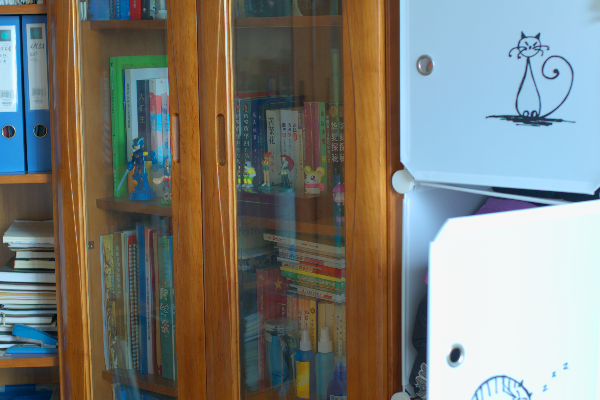
#> input picture test_dataset/good/1.png, 600 x 400 px; its folder holds only this picture in this run
$ python test_quality.py   (older library calls are emulated)
#> lines starting #> are read from the running program, lines starting #| are printed output that depends on the picture; after the words box and inside, x2 and y2 are one past the last pixel; in counts of white or black regions, pixels touching at a corner belong together
### quality_assessment.py
"""
quality_assessment.py
----------------------
Core logic for the contactless fingerprint capture Quality Control (QC)
gate. Five independent metrics (blur, brightness, glare, ROI completeness,
ridge clarity) are each computed, then combined into:
  1. hard pass/fail flags per metric (used to build the guidance message)
  2. a single 0-100 composite score (weighted, normalized blend)

`quality_gate()` is the single entry point downstream code should call.

All thresholds/weights have sensible defaults but can be overridden per-call
(this is what lets quality_app.py's sidebar sliders actually change
behavior instead of just being decorative).
"""

from pathlib import Path

import cv2
import numpy as np

# ---------------------------------------------------------------------------
# Defaults. Two kinds of numbers appear below for blur/roi/ridge:
#   *_reject       -- below this, the capture hard-fails on that metric
#   *_full_credit  -- at/above this, that metric contributes its FULL weight
#                      to the composite score (values between reject and
#                      full_credit get partial credit, scaled linearly)
# This means a capture can clear the hard-fail bar but still pull the
# composite score down for being marginal -- which is the point of having
# both a composite score AND per-metric pass/fail flags.
# ---------------------------------------------------------------------------
DEFAULT_THRESHOLDS = {
    "blur_reject": 10.0,
    "blur_full_credit": 50.0,
    "brightness_min": 50.0,
    "brightness_max": 210.0,
    "glare_reject": 0.05,
    "roi_reject": 0.15,
    "roi_full_credit": 0.30,
    "ridge_reject": 15.0,
    "ridge_full_credit": 30.0,
}

DEFAULT_WEIGHTS = {
    "blur": 0.25,
    "brightness": 0.15,
    "glare": 0.15,
    "roi": 0.20,
    "ridge": 0.25,
}

PASS_SCORE_THRESHOLD = 60.0


def _load_bgr(image_path_or_array):
    if isinstance(image_path_or_array, (str, Path)):
        img = cv2.imread(str(image_path_or_array))
        if img is None:
            raise ValueError(f"Could not read image at '{image_path_or_array}' "
                              f"(bad path, unsupported format, or corrupt file).")
        return img
    if isinstance(image_path_or_array, np.ndarray):
        return image_path_or_array
    raise TypeError(f"Expected a file path or a BGR numpy array, got {type(image_path_or_array)}")


# ---------------------------------------------------------------------------
# Metric 1: Blur
# ---------------------------------------------------------------------------
def check_blur(image_bgr: np.ndarray, threshold: float = 10.0) -> dict:
    """Laplacian-variance blur detection.

    The Laplacian is a 2nd-derivative edge operator -- it responds strongly
    wherever intensity changes sharply (real edges/ridges) and weakly over
    smooth regions. A sharp photo has lots of well-defined edges, so its
    Laplacian response has high VARIANCE across the image. A blurry photo's
    edges are smeared out, so the Laplacian response stays close to flat
    everywhere -> low variance.
    """
    gray = cv2.cvtColor(image_bgr, cv2.COLOR_BGR2GRAY)
    blur_score = float(cv2.Laplacian(gray, cv2.CV_64F).var())
    return {
        "blur_score": round(blur_score, 2),
        "is_blurry": blur_score < threshold,
    }


# ---------------------------------------------------------------------------
# Metric 2: Brightness
# ---------------------------------------------------------------------------
def check_brightness(image_bgr: np.ndarray, min_thresh: float = 50.0, max_thresh: float = 210.0) -> dict:
    """Mean grayscale intensity -- flags underexposed / overexposed frames."""
    gray = cv2.cvtColor(image_bgr, cv2.COLOR_BGR2GRAY)
    brightness = float(np.mean(gray))
    return {
        "brightness": round(brightness, 2),
        "too_dark": brightness < min_thresh,
        "too_bright": brightness > max_thresh,
    }


# ---------------------------------------------------------------------------
# Metric 3: Glare
# ---------------------------------------------------------------------------
def check_glare(image_bgr: np.ndarray, max_glare_ratio: float = 0.05) -> dict:
    """Fraction of near-saturated pixels (>240/255) -- specular highlight glare."""
    gray = cv2.cvtColor(image_bgr, cv2.COLOR_BGR2GRAY)
    glare_pixels = int(np.sum(gray > 240))
    total_pixels = gray.size
    glare_fraction = float(glare_pixels / total_pixels)
    return {
        "glare_fraction": round(glare_fraction, 4),
        "has_glare": glare_fraction > max_glare_ratio,
    }


# ---------------------------------------------------------------------------
# Metric 4: ROI (finger) completeness
# ---------------------------------------------------------------------------
def check_roi_completeness(image_bgr: np.ndarray, min_roi_ratio: float = 0.15) -> dict:
    """Estimates what fraction of the frame the finger occupies.

    Plain Otsu thresholding splits the image into two intensity classes but
    has no idea which class is "finger" and which is "background" -- on a
    dark background it's the bright class, on a light background it's the
    reverse, and either way it's a coin flip. We resolve that ambiguity with
    a cheap, reasonable assumption for a camera-guided capture UI: the
    finger should be roughly centered, so whichever class dominates the
    center of the frame is treated as foreground. A light morphological
    open+close pass then cleans up small speckle noise from the threshold.
    """
    gray = cv2.cvtColor(image_bgr, cv2.COLOR_BGR2GRAY)
    blurred = cv2.GaussianBlur(gray, (5, 5), 0)
    _, thresh = cv2.threshold(blurred, 0, 255, cv2.THRESH_BINARY + cv2.THRESH_OTSU)

    h, w = thresh.shape
    cy0, cy1 = int(h * 0.25), int(h * 0.75)
    cx0, cx1 = int(w * 0.25), int(w * 0.75)
    center_white_fraction = np.mean(thresh[cy0:cy1, cx0:cx1] > 0)
    if center_white_fraction < 0.5:
        thresh = cv2.bitwise_not(thresh)

    kernel = np.ones((5, 5), np.uint8)
    mask = cv2.morphologyEx(thresh, cv2.MORPH_OPEN, kernel)
    mask = cv2.morphologyEx(mask, cv2.MORPH_CLOSE, kernel)

    roi_fraction = float(np.sum(mask > 0) / mask.size)

    return {
        "roi_fraction": round(roi_fraction, 4),
        "roi_complete": roi_fraction >= min_roi_ratio,
        "mask": mask,  # not JSON-serializable -- consumers should pop() this before logging/saving
    }


# ---------------------------------------------------------------------------
# Metric 5: Ridge clarity
# ---------------------------------------------------------------------------
def check_ridge_clarity(image_bgr: np.ndarray, threshold: float = 15.0, roi_mask: np.ndarray = None) -> dict:
    """Gabor-filter response variance -- measures how much ridge-like
    periodic texture is present.

    A Gabor kernel is a sinusoid windowed by a Gaussian; tuned to a
    ridge-like spatial frequency/orientation, it responds strongly to
    repeating ridge-valley patterns and weakly to smooth or random texture.
    If `roi_mask` is provided (from check_roi_completeness), the variance is
    computed ONLY over finger pixels -- otherwise background clutter (e.g. a
    textured tabletop) can dominate the statistic and produce a misleadingly
    high score even when the finger itself is smeared/out of focus.
    """
    gray = cv2.cvtColor(image_bgr, cv2.COLOR_BGR2GRAY)
    kernel = cv2.getGaborKernel((21, 21), sigma=5.0, theta=np.pi / 4, lambd=10.0, gamma=0.5, psi=0)
    filtered = cv2.filter2D(gray, cv2.CV_64F, kernel)

    if roi_mask is not None and np.sum(roi_mask > 0) > 0:
        values = filtered[roi_mask > 0]
    else:
        values = filtered.ravel()

    ridge_score = float(np.var(values) / 100.0)
    return {
        "ridge_score": round(ridge_score, 2),
        "ridges_clear": ridge_score >= threshold,
    }


# ---------------------------------------------------------------------------
# Composite score + master gate
# ---------------------------------------------------------------------------
def _normalize(value, reject_point, full_credit_point):
    """Linearly maps value -> [0, 1]: 0 at/below reject_point, 1 at/above
    full_credit_point, linear in between. Used for metrics where MORE is
    better (blur, roi, ridge)."""
    if full_credit_point <= reject_point:
        raise ValueError("full_credit_point must be greater than reject_point")
    return float(np.clip((value - reject_point) / (full_credit_point - reject_point), 0.0, 1.0))


def quality_gate(image_path_or_array, thresholds: dict = None, weights: dict = None) -> dict:
    """Master Quality Control Pipeline. Runs all 5 metrics, computes the
    composite score, decides pass/fail, and resolves a single guidance
    message (first failing check wins, in a fixed priority order).

    Args:
        image_path_or_array: file path (str/Path) or a BGR numpy array
            (e.g. from cv2.imread or an uploaded file already decoded).
        thresholds: optional dict overriding any keys in DEFAULT_THRESHOLDS
            (partial overrides are fine -- unspecified keys keep defaults).
        weights: optional dict overriding any keys in DEFAULT_WEIGHTS.

    Returns a dict; see README for the exact shape.
    """
    t = {**DEFAULT_THRESHOLDS, **(thresholds or {})}
    w = {**DEFAULT_WEIGHTS, **(weights or {})}

    img = _load_bgr(image_path_or_array)

    blur_res = check_blur(img, threshold=t["blur_reject"])
    bright_res = check_brightness(img, min_thresh=t["brightness_min"], max_thresh=t["brightness_max"])
    glare_res = check_glare(img, max_glare_ratio=t["glare_reject"])
    roi_res = check_roi_completeness(img, min_roi_ratio=t["roi_reject"])

    # Erode the ROI mask before measuring ridge clarity so the high-contrast
    # finger/background BOUNDARY itself (a segmentation artifact, not
    # fingerprint texture) doesn't dominate the Gabor-response variance.
    erosion_kernel = np.ones((15, 15), np.uint8)
    eroded_mask = cv2.erode(roi_res["mask"], erosion_kernel)
    ridge_res = check_ridge_clarity(img, threshold=t["ridge_reject"], roi_mask=eroded_mask)

    n_blur = _normalize(blur_res["blur_score"], t["blur_reject"], t["blur_full_credit"])
    n_bright = max(0.0, 1.0 - abs(bright_res["brightness"] - 128.0) / 128.0)
    n_glare = max(0.0, 1.0 - (glare_res["glare_fraction"] / t["glare_reject"]))
    n_roi = _normalize(roi_res["roi_fraction"], t["roi_reject"], t["roi_full_credit"])
    n_ridge = _normalize(ridge_res["ridge_score"], t["ridge_reject"], t["ridge_full_credit"])

    composite = 100.0 * (
        w["blur"] * n_blur
        + w["brightness"] * n_bright
        + w["glare"] * n_glare
        + w["roi"] * n_roi
        + w["ridge"] * n_ridge
    )
    composite_score = round(composite, 1)

    has_hard_failure = (
        blur_res["is_blurry"]
        or bright_res["too_dark"] or bright_res["too_bright"]
        or glare_res["has_glare"]
        or not roi_res["roi_complete"]
        or not ridge_res["ridges_clear"]
    )
    passed = (composite_score >= PASS_SCORE_THRESHOLD) and (not has_hard_failure)

    # Priority order matches the assignment's guidance matrix: report the
    # first actionable problem rather than overwhelming the user with all
    # of them at once.
    if blur_res["is_blurry"]:
        guidance = "Too blurry — hold your hand steady and re-focus."
    elif bright_res["too_dark"]:
        guidance = "Too dark — move to a brighter spot or turn on flash."
    elif bright_res["too_bright"]:
        guidance = "Too bright — reduce direct light source exposure."
    elif glare_res["has_glare"]:
        guidance = "Glare detected — tilt finger slightly to eliminate reflections."
    elif not roi_res["roi_complete"]:
        guidance = "Finger incomplete — position your fingertip within the camera guide."
    elif not ridge_res["ridges_clear"]:
        guidance = "Low ridge contrast — clean lens or re-position finger."
    else:
        guidance = "Good capture — ready for processing."

    roi_res_public = {k: v for k, v in roi_res.items() if k != "mask"}  # drop non-serializable mask

    return {
        "passed": passed,
        "composite_score": composite_score,
        "blur": blur_res,
        "brightness": bright_res,
        "glare": glare_res,
        "roi": roi_res_public,
        "ridge": ridge_res,
        "guidance": guidance,
    }

### test_quality.py
"""
test_quality.py
-----------------
Batch-runs quality_gate() over every image in test_dataset/{good,blurry,
dark,glare}/ and builds a summary table, so you can verify at a glance that
each defect category is actually being flagged as the RIGHT defect (not
just flagged as *something*).

Usage:
    python test_quality.py
    python test_quality.py --dataset_dir test_dataset --out outputs/test_results.csv
"""

import argparse
import glob
import os
from pathlib import Path

import pandas as pd

from quality_assessment import quality_gate

# What each test_dataset/<folder> is expected to trigger. Used only to
# print a convenience "match?" column -- a real deployment wouldn't have
# these labels, but for verifying your implementation against images you
# captured on purpose, it's exactly the check you want.
EXPECTED_FLAG_BY_CATEGORY = {
    "good": lambda res: res["passed"],
    "blurry": lambda res: res["blur"]["is_blurry"],
    "dark": lambda res: res["brightness"]["too_dark"],
    "bright": lambda res: res["brightness"]["too_bright"],
    "glare": lambda res: res["glare"]["has_glare"],
}


def run_batch_tests(dataset_dir="test_dataset", out_csv="outputs/test_results.csv"):
    records = []
    image_paths = sorted(glob.glob(os.path.join(dataset_dir, "*", "*.*")))

    if not image_paths:
        print(f"No images found under '{dataset_dir}/<category>/'. "
              f"Add your 20 test photos first (see README).")
        return None

    for path in image_paths:
        category = os.path.basename(os.path.dirname(path))
        filename = os.path.basename(path)

        try:
            res = quality_gate(path)
#> in _load_bgr, img is the input picture: shape (400, 600, 3); mean B, G, R 119.7, 126.5, 125.2
#> in check_blur, `gray = cv2.cvtColor(image_bgr, cv2.COLOR_BGR2GRAY)`:
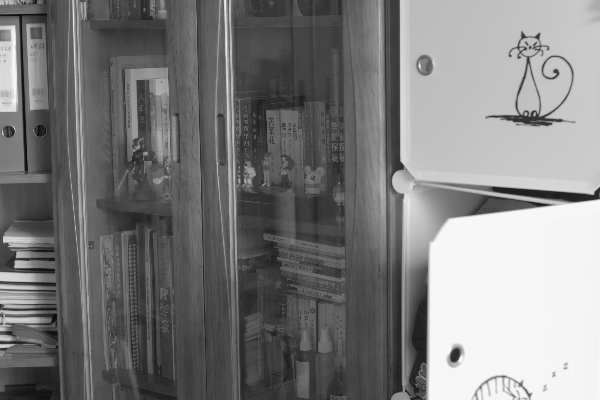
#> gray: shape (400, 600); min 8, max 247, mean 125.4
#> in check_blur, `blur_score = float(cv2.Laplacian(gray, cv2.CV_64F).var())`: blur_score = 548.3
#> in quality_gate, `blur_res = check_blur(img, threshold=t["blur_reject"])`: blur_res = {'blur_score': 548.3, 'is_blurry': False}
#> in check_brightness, `brightness = float(np.mean(gray))`: brightness = 125.4
#> in quality_gate, `bright_res = check_brightness(img, min_thresh=t["brightness_min"], max..`: bright_res = {'brightness': 125.4, 'too_dark': False, 'too_bright': False}
#> in check_glare, `glare_pixels = int(np.sum(gray > 240))`: glare_pixels = 30677
#> in check_glare, `glare_fraction = float(glare_pixels / total_pixels)`: glare_fraction = 0.128
#> in quality_gate, `glare_res = check_glare(img, max_glare_ratio=t["glare_reject"])`: glare_res = {'glare_fraction': 0.128, 'has_glare': True}
#> in check_roi_completeness, `_, thresh = cv2.threshold(blurred, 0, 255, cv2.THRESH_BINARY + cv2.THR..`:
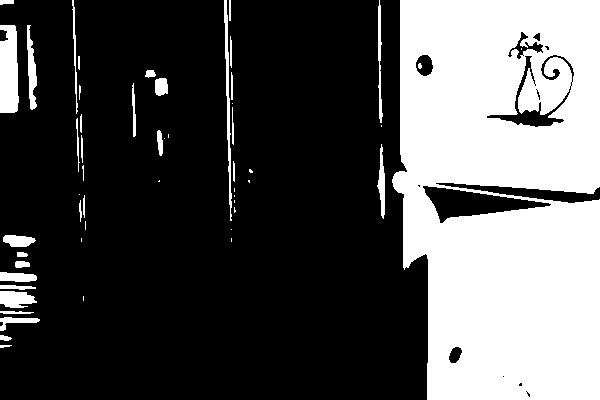
#> thresh: shape (400, 600); 32.2% white; 54 white regions (20 under 20 px), largest, box (x1, y1, x2, y2) and area: (392, 0, 600, 400) 70810, (0, 25, 19, 113) 1473, (224, 0, 232, 221) 618
#> in check_roi_completeness, `center_white_fraction = np.mean(thresh[cy0:cy1, cx0:cx1] > 0)`: center_white_fraction = 0.152
#> in check_roi_completeness, `mask = cv2.morphologyEx(thresh, cv2.MORPH_OPEN, kernel)`:
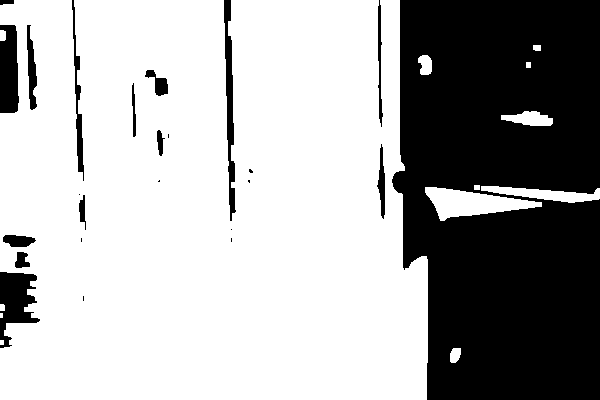
#> mask: shape (400, 600); 66.9% white; 24 black regions (9 under 20 px), largest, box (x1, y1, x2, y2) and area: (392, 0, 600, 400) 71944, (0, 272, 40, 348) 1709, (0, 25, 19, 113) 1479
#> in check_roi_completeness, `mask = cv2.morphologyEx(mask, cv2.MORPH_CLOSE, kernel)`:
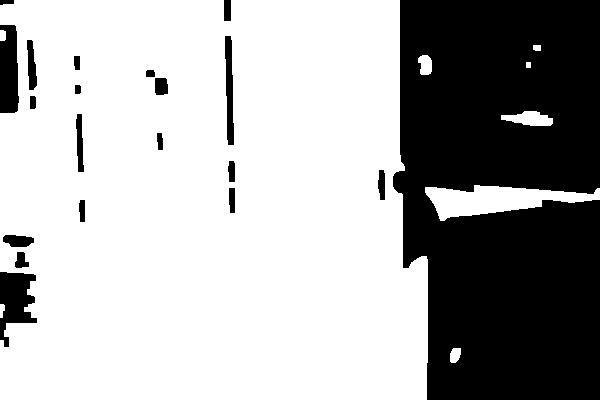
#> mask: shape (400, 600); 67.5% white; 20 black regions, largest, box (x1, y1, x2, y2) and area: (393, 0, 600, 400) 71717, (0, 272, 37, 347) 1642, (0, 25, 19, 113) 1479
#> in check_roi_completeness, `roi_fraction = float(np.sum(mask > 0) / mask.size)`: roi_fraction = 0.675
#> in quality_gate, `roi_res = check_roi_completeness(img, min_roi_ratio=t["roi_reject"])`: roi_res = 3 items
#> in quality_gate, `eroded_mask = cv2.erode(roi_res["mask"], erosion_kernel)`:
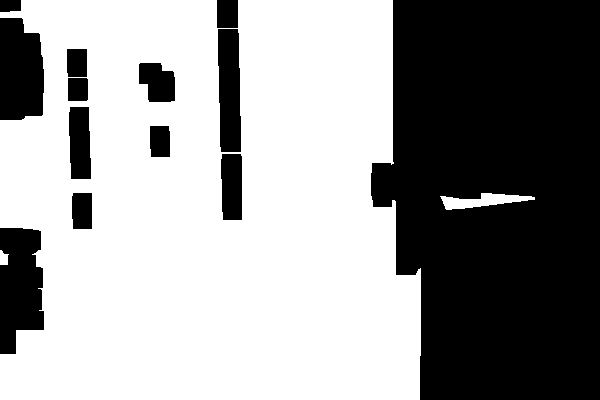
#> eroded_mask: shape (400, 600); 59.5% white; 13 black regions, largest, box (x1, y1, x2, y2) and area: (371, 0, 600, 400) 79180, (0, 228, 44, 354) 4461, (0, 18, 44, 120) 3985
#> in check_ridge_clarity, `filtered = cv2.filter2D(gray, cv2.CV_64F, kernel)`:
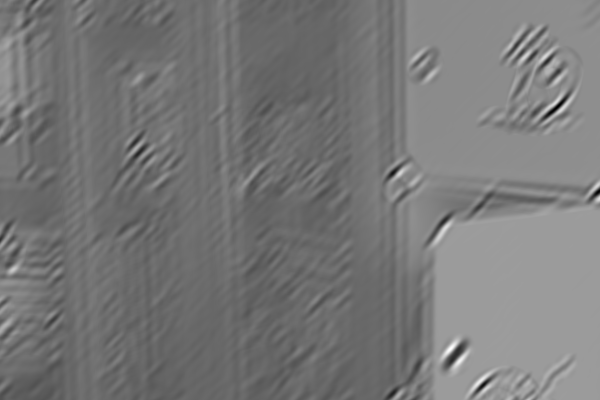
#> filtered: shape (400, 600) float64; min -2345.9, max 4823.4, mean 1035; drawn with min black and max white
#> in check_ridge_clarity, `ridge_score = float(np.var(values) / 100.0)`: ridge_score = 532.4
#> in quality_gate, `ridge_res = check_ridge_clarity(img, threshold=t["ridge_reject"], roi_..`: ridge_res = {'ridge_score': 532.4, 'ridges_clear': True}
#> in quality_gate, `n_blur = _normalize(blur_res["blur_score"], t["blur_reject"], t["blur_..`: n_blur = 1
#> in quality_gate, `n_bright = max(0.0, 1.0 - abs(bright_res["brightness"] - 128.0) / 128.0)`: n_bright = 0.979
#> in quality_gate, `n_glare = max(0.0, 1.0 - (glare_res["glare_fraction"] / t["glare_rejec..`: n_glare = 0
#> in quality_gate, `n_roi = _normalize(roi_res["roi_fraction"], t["roi_reject"], t["roi_fu..`: n_roi = 1
#> in quality_gate, `composite = 100.0 * ( w["blur"] * n_blur + w["brightness"] * n_bright ..`: composite = 84.69
#> in quality_gate, `composite_score = round(composite, 1)`: composite_score = 84.7
#> in quality_gate, `has_hard_failure = ( blur_res["is_blurry"] or bright_res["too_dark"] o..`: has_hard_failure = True
#> in quality_gate, `passed = (composite_score >= PASS_SCORE_THRESHOLD) and (not has_hard_f..`: passed = False
#> in quality_gate, `roi_res_public = {k: v for k, v in roi_res.items() if k != "mask"}`: roi_res_public = {'roi_fraction': 0.675, 'roi_complete': True}
#> res = 8 items
        except Exception as e:
            print(f"[ERROR] {path}: {e}")
            continue

        check_fn = EXPECTED_FLAG_BY_CATEGORY.get(category)
        matched = check_fn(res) if check_fn else None
#> matched = False

        records.append({
            "File": filename,
            "Category": category,
            "Passed": res["passed"],
            "Composite Score": res["composite_score"],
            "Blur Score": res["blur"]["blur_score"],
            "Is Blurry": res["blur"]["is_blurry"],
            "Brightness": res["brightness"]["brightness"],
            "Too Dark": res["brightness"]["too_dark"],
            "Too Bright": res["brightness"]["too_bright"],
            "Glare Fraction": res["glare"]["glare_fraction"],
            "Has Glare": res["glare"]["has_glare"],
            "ROI Fraction": res["roi"]["roi_fraction"],
            "Ridge Score": res["ridge"]["ridge_score"],
            "Guidance": res["guidance"],
            "Matches Expected Category": matched,
        })

    df = pd.DataFrame(records)
#> df = table of 1 rows and 15 columns

    print("\n================ QUALITY CONTROL BATCH EVALUATION ================\n")
    display_cols = ["File", "Category", "Passed", "Composite Score", "Guidance", "Matches Expected Category"]
    print(df[display_cols].to_string(index=False))
#|  File Category  Passed  Composite Score                                                        Guidance  Matches Expected Category
#| 1.png     good   False             84.7 Glare detected — tilt finger slightly to eliminate reflections.                      False

    if "Matches Expected Category" in df.columns and df["Matches Expected Category"].notna().any():
        known = df[df["Matches Expected Category"].notna()]
#> known = table of 1 rows and 15 columns
        n_correct = int(known["Matches Expected Category"].sum())
#> n_correct = 0
        n_total = len(known)
#> n_total = 1
        print(f"\nCorrectly flagged: {n_correct}/{n_total} "
              f"({100 * n_correct / n_total:.0f}%)")
#| Correctly flagged: 0/1 (0%)
        mismatches = known[~known["Matches Expected Category"]]
#> mismatches = table of 1 rows and 15 columns
        if len(mismatches) > 0:
            print("\nMismatches (worth a closer look / threshold tuning):")
            print(mismatches[["File", "Category", "Guidance"]].to_string(index=False))
#|  File Category                                                        Guidance
#| 1.png     good Glare detected — tilt finger slightly to eliminate reflections.

    Path(out_csv).parent.mkdir(parents=True, exist_ok=True)
    df.to_csv(out_csv, index=False)
    print(f"\nFull results saved to {out_csv}")
    return df


if __name__ == "__main__":
    parser = argparse.ArgumentParser(description="Batch-test quality_gate() against test_dataset/")
    parser.add_argument("--dataset_dir", default="test_dataset")
    parser.add_argument("--out", default="outputs/test_results.csv")
    args = parser.parse_args()
    run_batch_tests(args.dataset_dir, args.out)
